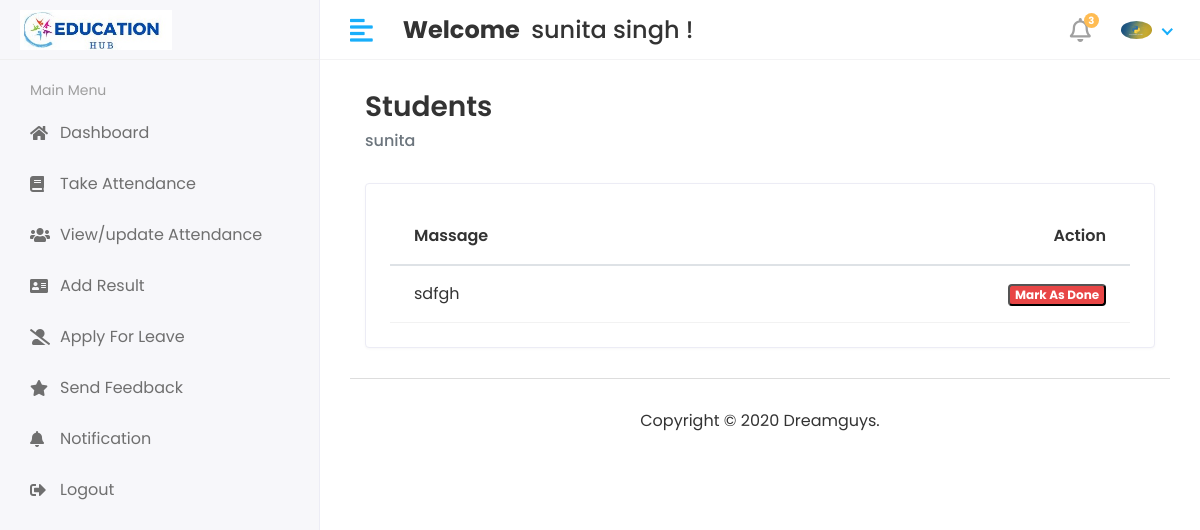
/notification (signed in), run on an earlier commit of the app's database.
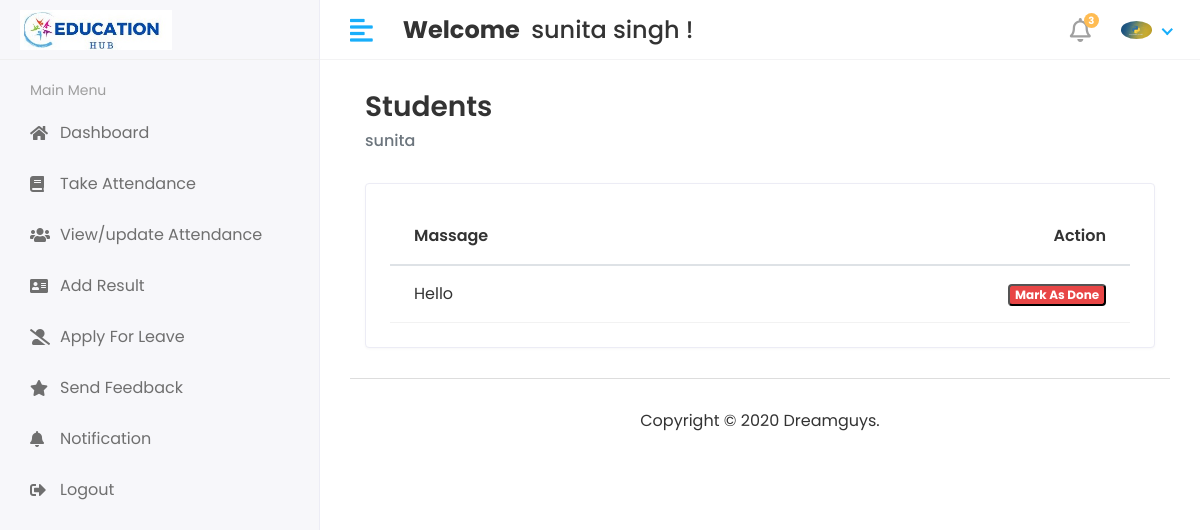
And on a later commit of the database.
### studentapp/models.py (models this page shows, shortened)
class Staff_notification(models.Model):
    staff_id=models.ForeignKey(Staff,on_delete=models.CASCADE)
    message=models.TextField(null=True)
    created_at=models.DateTimeField(auto_now_add=True)
    status=models.IntegerField(null=True,default=0)

### studentmagmentsystem/Staff_views.py (the view)
# urls.py: path('notification',Staff_views.Notification,name='notification')
def Notification(request):
    staff=Staff.objects.filter(admin=request.user.id)
    for staf in staff:
        staff_id=staf.pk
        notified=Staff_notification.objects.filter(staff_id=staff_id)
        context={
            'notified':notified,
        }
    return render(request,'staff/notification.html',context)

### templates/staff/notification.html (shortened to what this page needs)
{%extends 'base.html'%}
{% block content%}
<div class="content container-fluid">
    <div class="page-header">
       <div class="row align-items-center">
          <div class="col">
             <h3 class="page-title">Students</h3>
             <ul class="breadcrumb">
                <li class="breadcrumb-item active">{{user.first_name}}</li>
             </ul>
          </div>
       </div>
    </div>
    <div class="row">
       <div class="col-sm-12">
          <div class="card card-table">
             <div class="card-body">
                <div class="table-responsive">
                   <table class="table table-hover table-center mb-0 datatable">
                      <thead>
                         <tr>
                            <th>Massage</th>
                            <th class="text-right">Action</th>
                         </tr>
                      </thead>
                      <tbody>
                         {%for s in notified %}
                         <tr>
                            <td>{{s.message}}</td>
                            <td class="text-right">
                                <div class="action">
                                    {% if s.status == 0 %}
                                    <button class="badge badge-danger">Mark As Done</button>
                                    {%else%}
                                    <button class="badge badge-danger" disabled="disabled">Mark As Done</button>
                                    {%endif%}
                                </div>
                            </td>
                         </tr>
                         {%endfor%}
                      </tbody>
                   </table>
                </div>
             </div>
          </div>
       </div>
    </div>
 </div>
{%endblock%}

What changed in the data, as far as the page shows it:
removed Staff_notification: message "sdfgh", status "Mark As Done"
added Staff_notification: message "Hello", status "Mark As Done"
